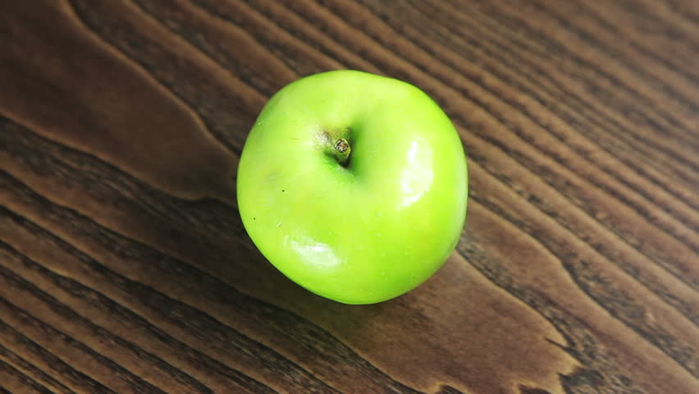
#> input picture images/apple.png, 699 x 394 px, shrunk from 852 x 480 before the run
$ jupyter execute 6_boundary_detectors.ipynb
#> lines starting #> are read from the running program, lines starting #| are printed output that depends on the picture; after the words box and inside, x2 and y2 are one past the last pixel; in counts of white or black regions, pixels touching at a corner belong together
[cell 1]
import cv2
import numpy as np


image = cv2.imread('images/apple.png', cv2.IMREAD_GRAYSCALE)
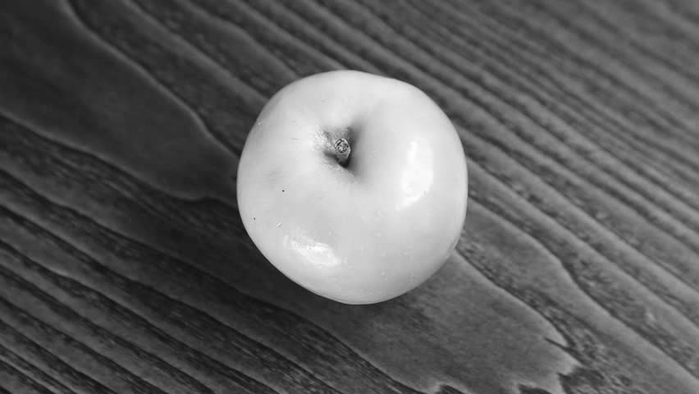
#> image: shape (394, 699); min 17, max 254, mean 94.2

# Применение детектора Кэнни
edges = cv2.Canny(image, 50, 150)
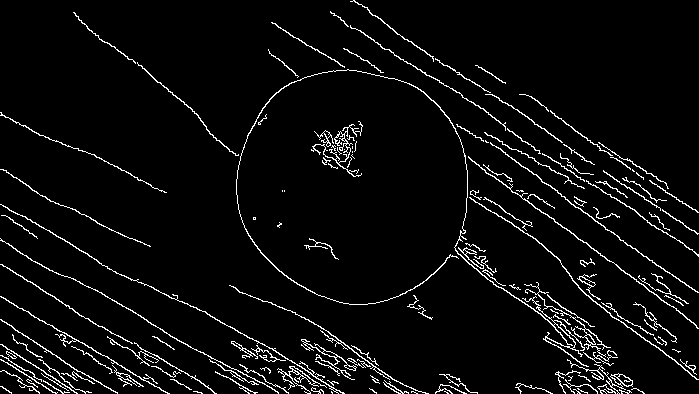
#> edges: shape (394, 699); 4.8% white in thin lines or dots

# Отображение
cv2.imshow('Canny Edges', edges)
cv2.waitKey(0)
cv2.destroyAllWindows()

[cell 2]
import cv2
import numpy as np
import matplotlib.pyplot as plt


img = cv2.imread('images/balloon_hough.jpg')
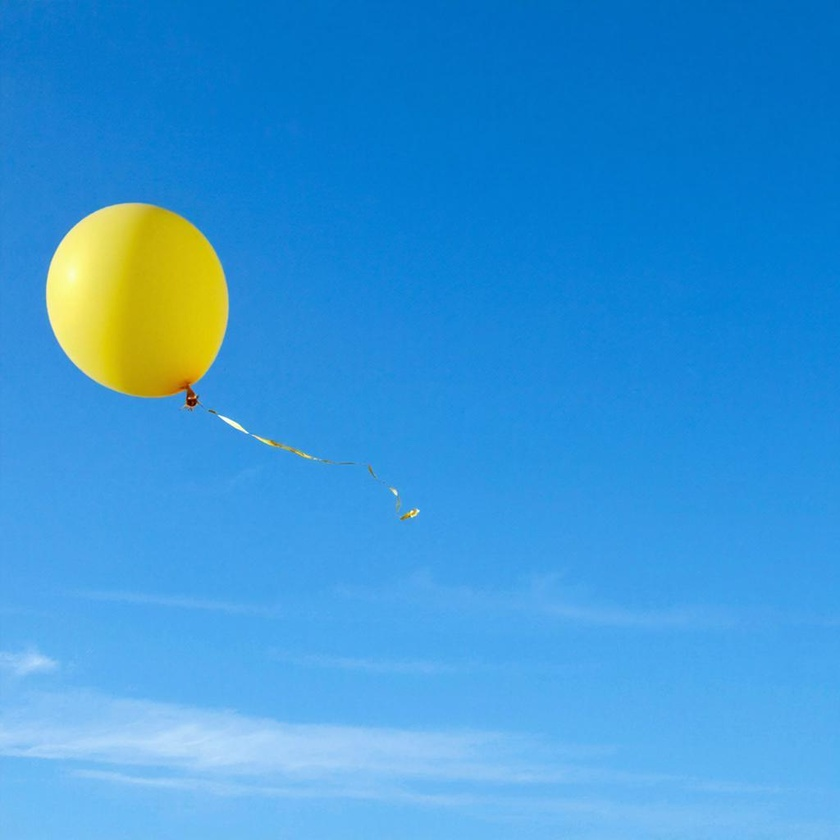
#> input picture images/balloon_hough.jpg, 840 x 840 px, shrunk from 1024 x 1024 before the run
#> img is the input picture: shape (840, 840, 3); mean B, G, R 216.9, 151.5, 57.7


hsv = cv2.cvtColor(img, cv2.COLOR_BGR2HSV)
#> hsv: shape (840, 840, 3); mean H, S, V 99.9, 199.9, 223.7

gray = cv2.cvtColor(img, cv2.COLOR_BGR2GRAY)
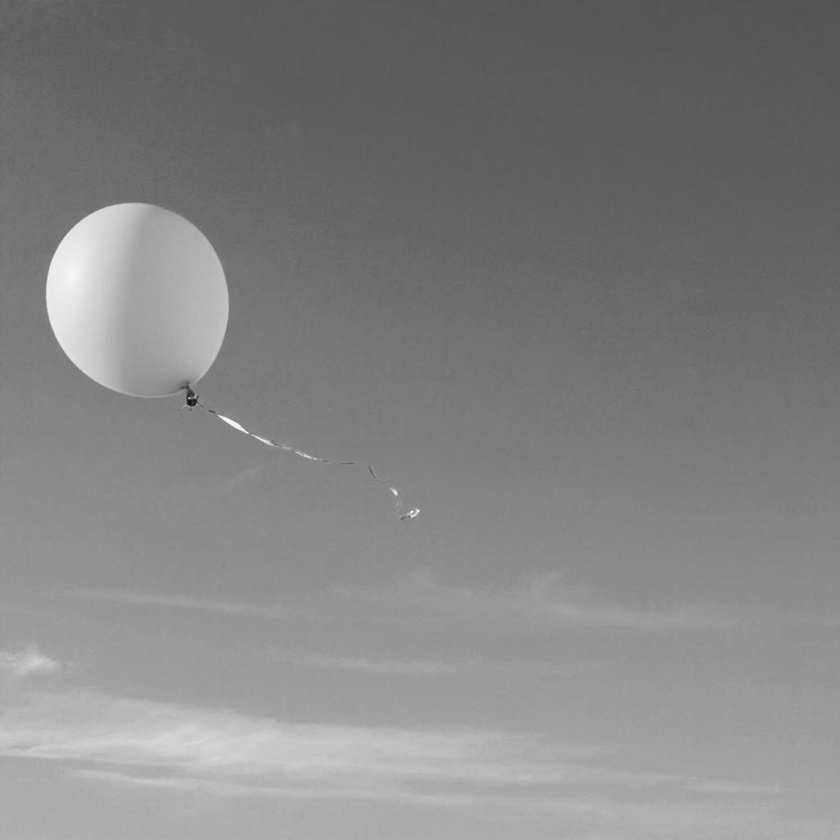
#> gray: shape (840, 840); min 16, max 252, mean 130.9


# Диапазон жёлтого цвета
lower_yellow = np.array([20, 90, 90])
upper_yellow = np.array([35, 255, 255])

# Бинарная маска по цвету
color_mask = cv2.inRange(hsv, lower_yellow, upper_yellow)
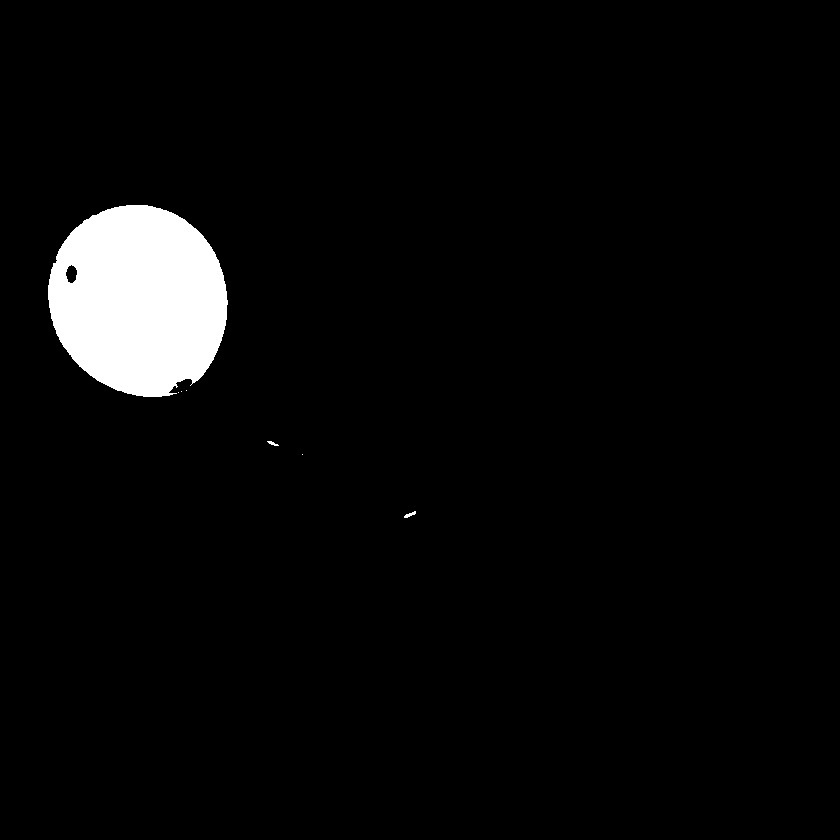
#> color_mask: shape (840, 840); 3.8% white; 7 white regions (4 under 20 px), largest, box (x1, y1, x2, y2) and area: (48, 205, 228, 397) 26746, (404, 511, 416, 518) 39, (267, 441, 279, 446) 29

# Структурный элемент
kernel = cv2.getStructuringElement(cv2.MORPH_ELLIPSE, (17, 17))


# заполняет блики и чёрные дырки внутри шарика
color_mask = cv2.morphologyEx(color_mask, cv2.MORPH_CLOSE, kernel)
#> color_mask: shape (840, 840); 3.8% white; 4 white regions (1 under 20 px), largest, box (x1, y1, x2, y2) and area: (48, 205, 228, 397) 27084, (404, 511, 416, 518) 39, (267, 441, 279, 446) 29

# удаляет тонкие объекты (верёвку от шарика)
color_mask = cv2.morphologyEx(color_mask, cv2.MORPH_OPEN, kernel)
#> color_mask: shape (840, 840); 3.8% white; 1 white region, box (x1, y1, x2, y2) and area: (48, 205, 228, 397) 27076


# Детектор границ Кэнни
edges = cv2.Canny(gray, 30, 100)
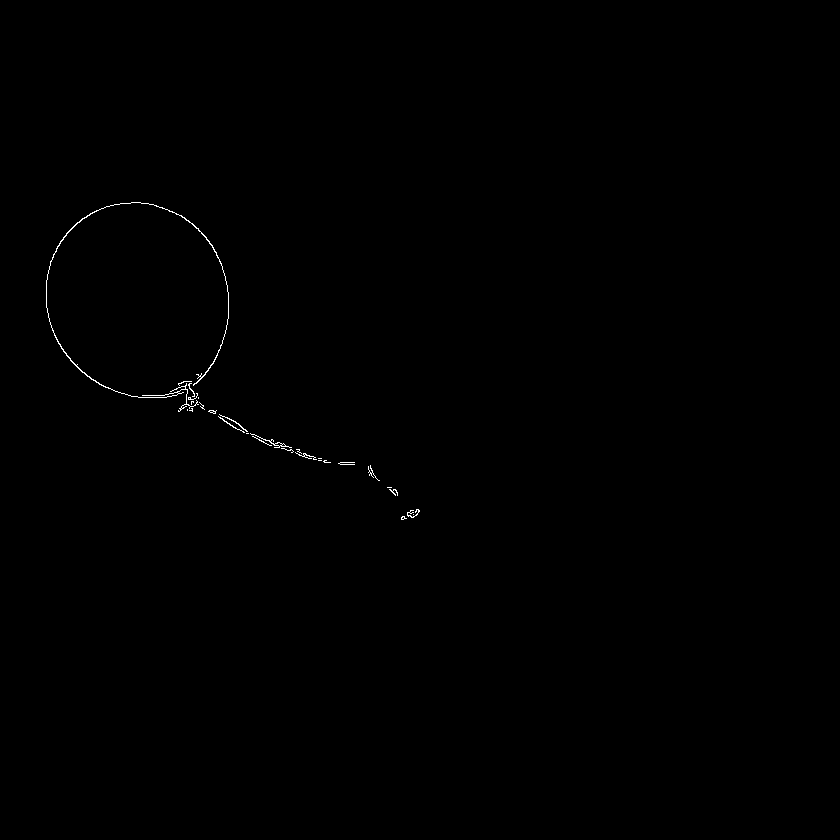
#> edges: shape (840, 840); 0.19% white in thin lines or dots, all inside (x1, y1, x2, y2) = (46, 202, 420, 520)

# Утолщаем границы, чтобы контур шарика стал замкнутым
edges = cv2.dilate(edges, None, iterations=3)
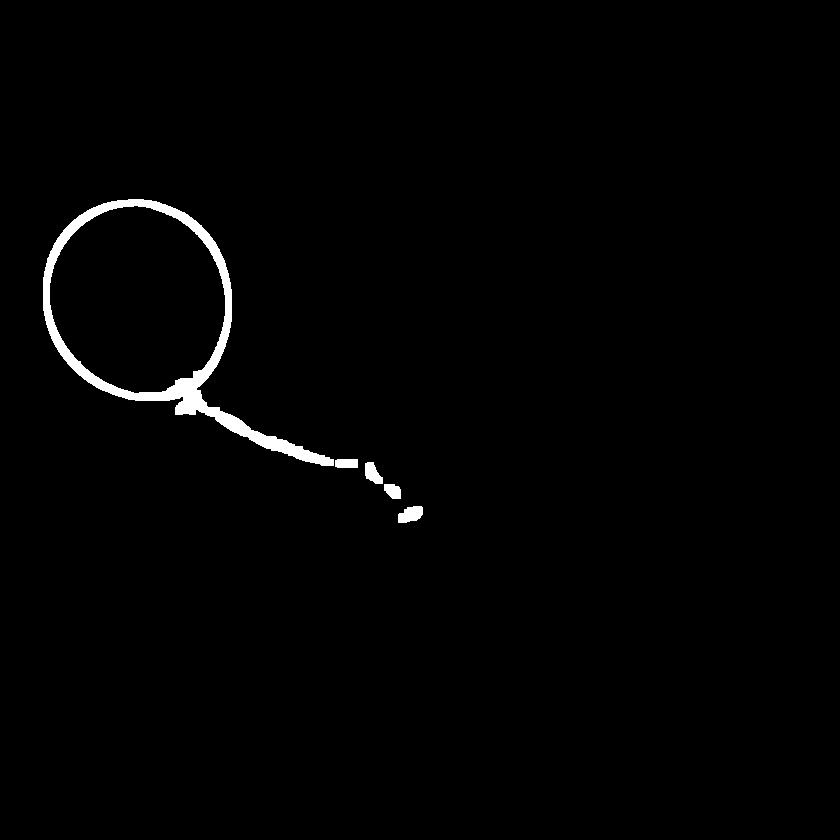
#> edges: shape (840, 840); 1.2% white; 5 white regions, box (x1, y1, x2, y2) and area: (43, 199, 334, 466) 7653, (398, 506, 423, 523) 318, (365, 462, 383, 484) 261, (335, 459, 358, 468) 203, (384, 484, 401, 499) 202

# Закрываем возможные разрывы в контуре
edges = cv2.morphologyEx(edges, cv2.MORPH_CLOSE, kernel)
#> edges: shape (840, 840); 1.3% white; 1 white region, box (x1, y1, x2, y2) and area: (43, 199, 423, 523) 8975

# =========================
# ЗАЛИВКА ОБЛАСТИ ШАРИКА
# =========================

# Подготавливаем маску для floodFill
h, w = edges.shape
#> h = 840; w = 840
ff_mask = np.zeros((h + 2, w + 2), np.uint8)

# Копия изображения с границами
filled = edges.copy()

# Заливаем фон (начинаем с угла, который точно фон)
cv2.floodFill(filled, ff_mask, (0, 0), 255)
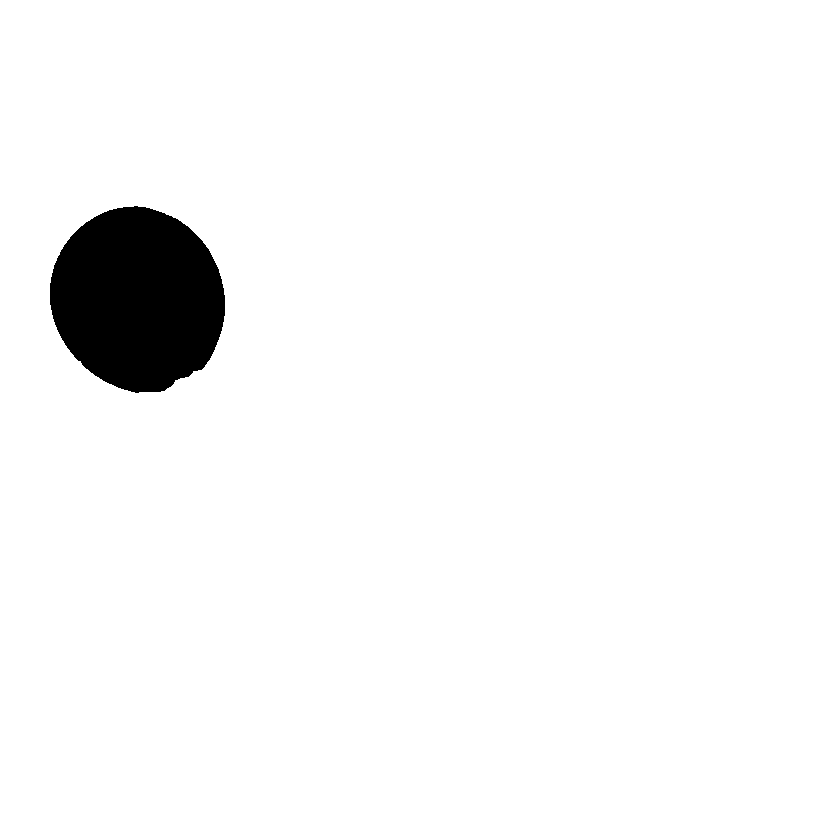
#> filled: shape (840, 840); 96.4% white; 1 black region, box (x1, y1, x2, y2) and area: (50, 206, 225, 393) 25194

# Инвертируем результат:
# теперь шарик — белый, фон — чёрный
canny_mask = cv2.bitwise_not(filled)

# Удаляем остатки верёвки и шум
canny_mask = cv2.morphologyEx(canny_mask, cv2.MORPH_OPEN, kernel)


fig, ax = plt.subplots(1, 2, figsize=(12, 6))

# Цветовая маска
ax[0].imshow(color_mask, cmap='gray')
ax[0].set_title('HSV маска (шарик без верёвки)')
ax[0].axis('off')

# Маска Кэнни
ax[1].imshow(canny_mask, cmap='gray')
ax[1].set_title('Кэнни маска (шарик закрашен)')
ax[1].axis('off')

plt.tight_layout()
plt.show()
